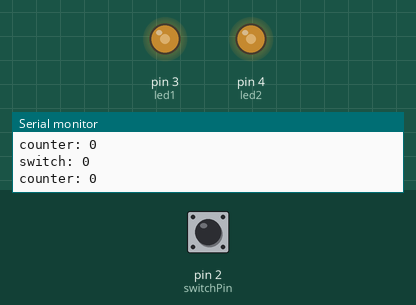
Bench run of a sketch on a simulated Arduino Uno, built with avr-gcc and run on an emulated ATmega328P. Shown: output pins drawn as LEDs (lit = HIGH), the last lines printed to the serial monitor. Inputs (shaded band) come from the test bench; at power-on: pin 2 (switchPin) LOW.

Above: at 1.29 s.
1.3 s: pin 2 (switchPin) pulled HIGH for 0.15 s
At 2.9 s:
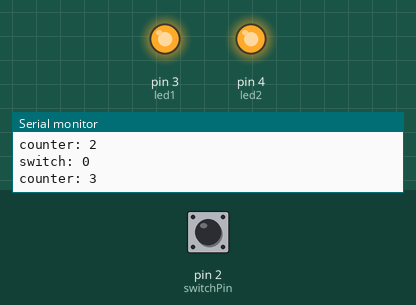
At 4.4 s:
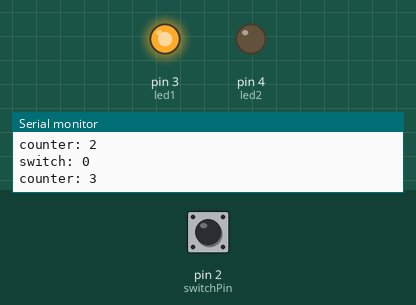
Timing chart, 0 to 10.3 s (numbered marks = the images above; inputs shaded):
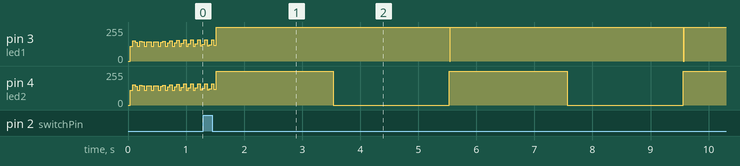

The sketch:

Class5continued.ino
```cpp
int switchPin = 2;
int led1 = 3;
int led2 = 4;

int switchRead=0;
int counter=0;
boolean wasPressed = false;

long prevMillis = 0;
int interval = 0;
boolean trigger = false;


void setup() {
  Serial.begin(9600);
  pinMode(switchPin, INPUT);
  pinMode(led1, OUTPUT);
  pinMode(led2, OUTPUT);
}

void loop() {
  switchRead = digitalRead(switchPin);
  Serial.print("switch: ");
  Serial.println(switchRead);
  digitalWrite(led1, HIGH);
  digitalWrite(led2, HIGH);

  if (switchRead == HIGH) {
    wasPressed = true;
  }

  if (switchRead == LOW && wasPressed == true) {
    counter = counter + 1;
  }

  Serial.print("counter: ");
  Serial.println(counter);

  if(counter == 0){
    digitalWrite(led1, LOW);
    digitalWrite(led2, LOW);
  }else if (counter == 1){
    digitalWrite(led1, HIGH);
    digitalWrite(led2, LOW);
  }else if (counter == 2){
    digitalWrite(led1, LOW);
    digitalWrite(led2, HIGH);
  }else if (counter == 3){

  if(millis() - prevMillis > interval){
    prevMillis = millis();
    if(trigger == false) {
      trigger = true;
    }else{
      trigger = false;
    }
  }


    digitalWrite(led2, HIGH);
    delay(2000);
    digitalWrite(led2, LOW);
    delay(2000);
  }else{
    counter = 0;
  }

}
```
